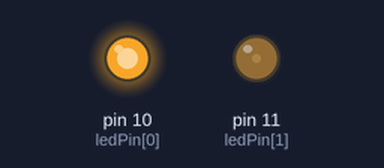
This sketch was run on a simulated Arduino Uno, built with avr-gcc and run on an emulated ATmega328P. Shown: output pins drawn as LEDs (lit = HIGH).

Above: at 0.05 s.
At 3.0 s:
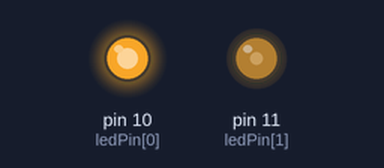
At 4.5 s:
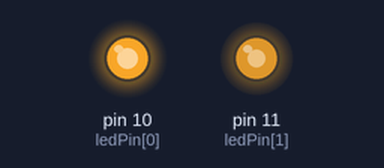
At 6.0 s:
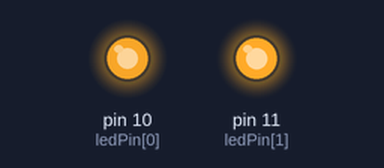
Timing chart, 0 to 9.2 s (numbered marks = the images above):
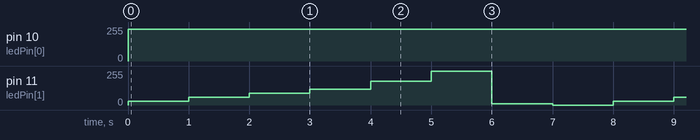

The sketch:

LED_brillos_distintos.ino
```cpp
int ledPin[] = {10,11,12} ;
byte brillo[] = {30,60,90,120,180,255};
byte intbrill = 240 ;
void setup() {
 pinMode(ledPin, OUTPUT);
}

void loop() {

  for (int i = 0; i<= 7; i ++ ) /*Esto es para los índices del array de la variable brillo */
    {
      analogWrite(ledPin[0],intbrill);
      analogWrite(ledPin[1], brillo [i] );
      delay(1000);
      }
}
```

Measured:
- by itself, pin 10 (ledPin[0]): 0/255 → 240/255 at 0.00 s
- by itself, pin 11 (ledPin[1]): repeats every 8.0 s: 60/255 1.0 s, 90/255 1.0 s, 120/255 1.0 s, 180/255 1.0 s, 255/255 1.0 s, 10/255 1.0 s, 0/255 1.0 s, 30/255 1.0 s
